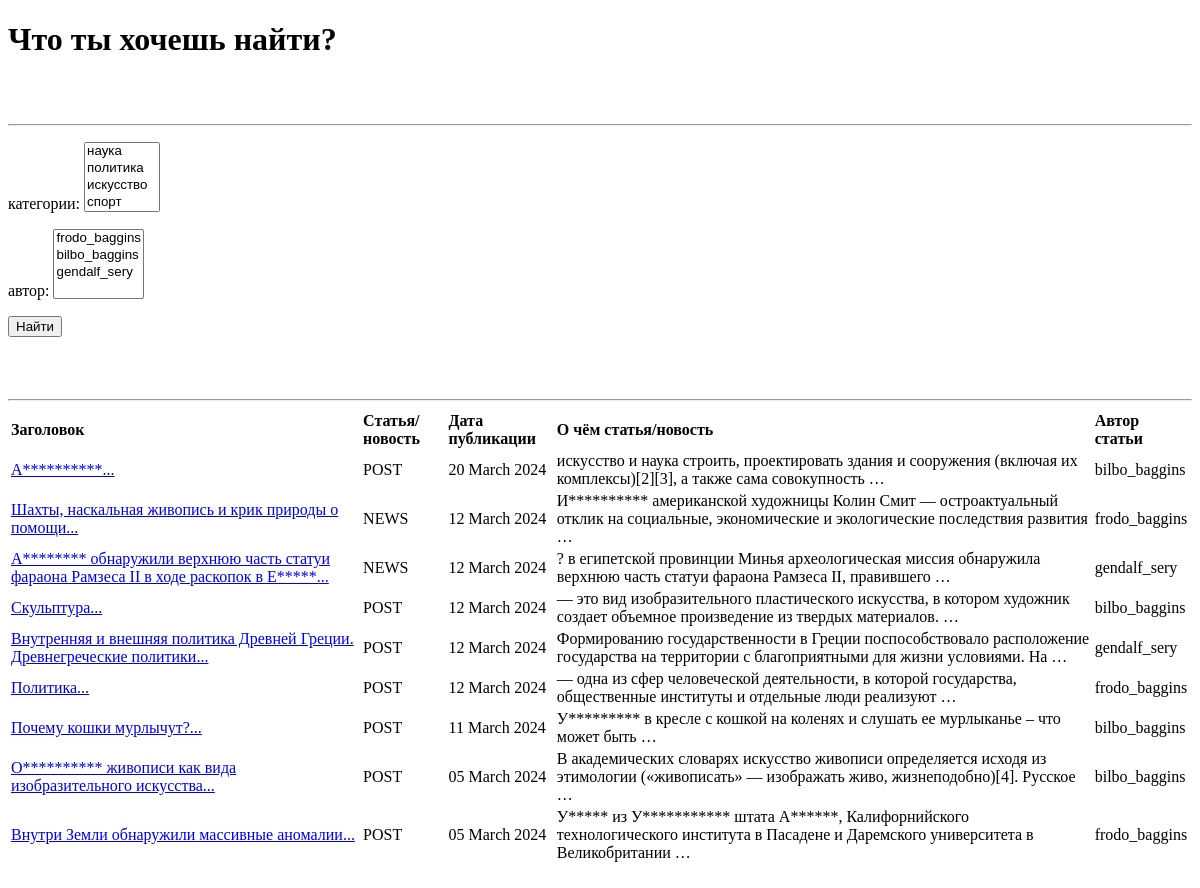
The app's page /main/search/, older data.
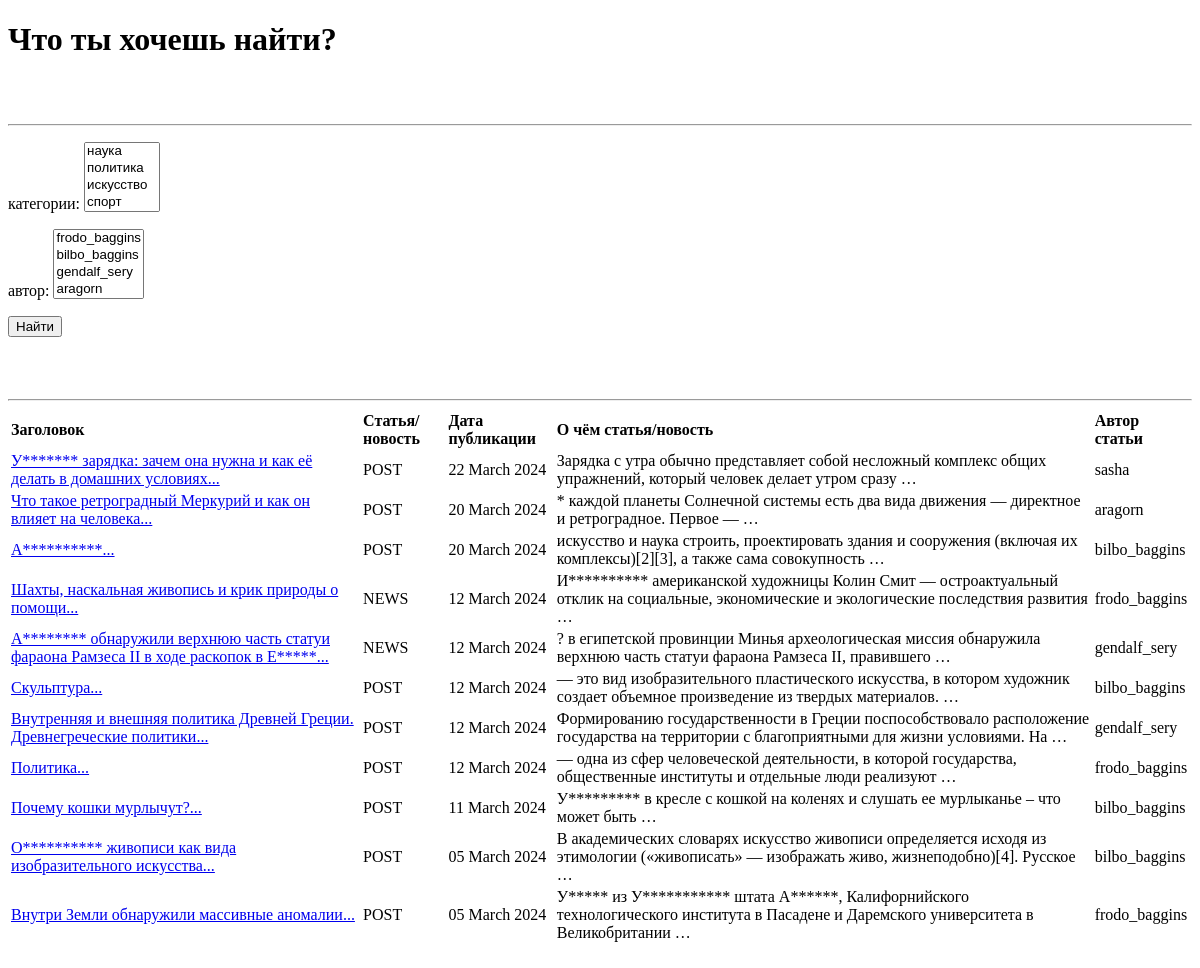
The same page, newer data.
### news/models.py (models this page shows, shortened)
class Post(models.Model):
    news = 'NEWS'
    post = 'POST'
    author = models.ForeignKey(Author, on_delete=models.CASCADE, null=True)
    post_or_news = models.CharField(max_length=4, choices=POSITIONS, default=news)
    date_time_creation_post = models.DateTimeField(null=True, auto_now_add=True)
    categories = models.ManyToManyField(Category, through='PostCategory')
    title = models.CharField(default='...', max_length=255)
    text = models.TextField(default='...')
    rating = models.FloatField(default=0.0)
    class Meta:
        ordering = ['-date_time_creation_post']

class Author(models.Model):
    user = models.OneToOneField(User, on_delete=models.CASCADE, null=True)
    rating = models.FloatField(default=0.0)
    def __str__(self):
        author_name = self.user.username
        return author_name

class User(AbstractUser):
    subscriptions = models.ManyToManyField(Category, through='SubscriptionsCategory')

### news/views.py (the view)
# urls.py: path('search/', PostSearch.as_view(), name='post_search'),
class PostSearch(ListView):
    form_class = PostForm
    model = Post
    template_name = 'search.html'
    context_object_name = 'posts'
    def get_queryset(self):
        queryset = super().get_queryset()
        self.filterset = PostFilter(self.request.GET, queryset)
        return self.filterset.qs
    def get_context_data(self, **kwargs):
        context = super().get_context_data(**kwargs)
        context['filterset'] = self.filterset
        context['next_sale'] = None
        return context

### news/models.py (called while the page is built)
    def __str__(self):
        return self.news_category

### news/templatetags/custom_filters.py (called while the page is built)
@register.filter()
def punctuation_marks(value, mark='ellipsis'):
    postfix = CURRENCIES_SYMBOLS[mark]
    return f'{value}{postfix}'

@register.filter()
def censor(value):
    text = value.split()
    new_text = []
    for i in range(len(text)):
        word = text[i]
        first_symbol = word[0]
        if first_symbol in 'АИЕЁОУЫЭЮЯ':
            new_word = first_symbol
            if len(word) == 1:
                new_word = '*'
                new_text.append(new_word)
            else:
                for x in range(len(word)):
                    if x != 0:
                        if word[x].isalnum():
                            new_word += '*'
                        else:
                            new_word += word[x]
                new_text.append(new_word)
        else:
            new_text.append(word)
    new_text = ' '.join(new_text)
    return new_text

### templates/search.html
{% extends 'flatpages/default.html' %}
{% load custom_filters %}
{% load custom_tags %}
{% block content %}
    <h1>Что ты хочешь найти?</h1>
    <br/>
    <br/>
    <hr>
    <form action="" method="get">
       {{ filterset.form.as_p }}
       <input type="submit" value="Найти" />
    </form>
    <br/>
    <br/>
    <br/>
    <hr>
   {% if posts %}
       <table>
           <tr>
               <td><b>Заголовок</b></td>
               <td><b>Статья/новость</b></td>
               <td><b>Дата публикации</b></td>
               <td><b>О чём статья/новость</b></td>
               <td><b>Автор статьи</b></td>
           </tr>
           {% for post in posts %}
           <tr>
                   <td><a href="{{ post.id }}">{{ post.title|punctuation_marks|censor }}</a></td>
                   <td>{{ post.post_or_news }}</td>
                   <td>{{ post.date_time_creation_post|date:'d E Y' }}</td>
                   <td>{{ post.text|truncatewords:15|censor }}</td>
                   <td>{{ post.author }}</td>
           </tr>
           {% endfor %}
       </table>
   {% else %}
       <h2>По вашему запросу ничего не найдено :( <br />Попробуйте ещё раз! </h2>
   {% endif %}
    <br/>
    <br/>
    <br/>
{% endblock content %}

### templates/flatpages/default.html (shortened to what this page needs)
<!DOCTYPE html>
<html>
<head>
</head>
<body>
{% block content %}{% endblock content %}
</body>
</html>

Row changes from the older to the newer data that the page shows:
added Post: title|punctuation_marks "У******* зарядка: зачем она нужна и как её делать в домашних условиях...", post_or_news "POST", date_time_creation_post "22 March 2024", text|censor "Зарядка с утра обычно представляет собой несложный комплекс общих упражнений, который человек делает утром сразу …", author "sasha"
added Post: title|punctuation_marks "Что такое ретроградный Меркурий и как он влияет на человека...", post_or_news "POST", date_time_creation_post "20 March 2024", text|censor "* каждой планеты Солнечной системы есть два вида движения — директное и ретроградное. Первое — …", author "aragorn"
Text that changed along with them:
form field author: "frodo_baggins / bilbo_baggins / gendalf_sery" → "frodo_baggins / bilbo_baggins / gendalf_sery / aragorn"
